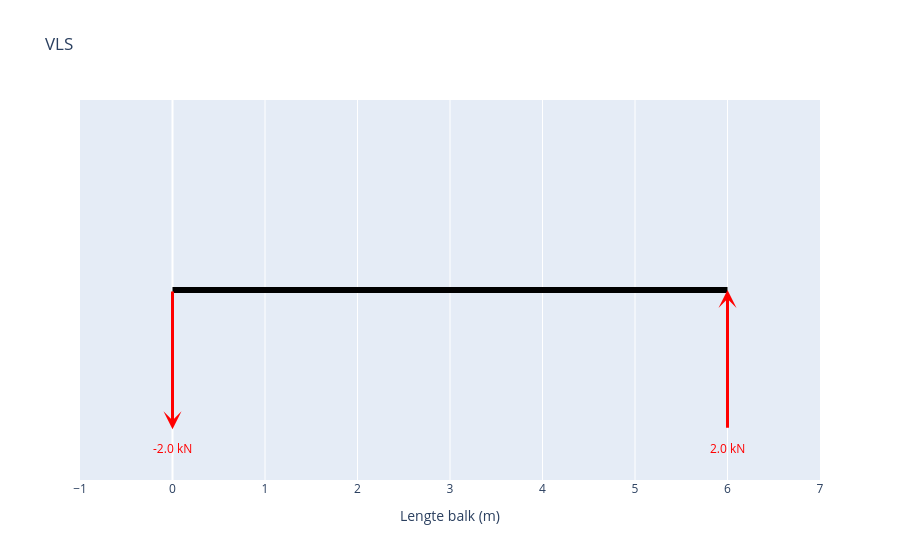

Write notebook code for a chart like this one.
### Markdown cell above
## Vrij-Lichaam-Schema

### Code cell
fig_vls = maak_vls_plotly()
fig_vls.show()

### Figure 1 — Plotly figure (JSON) as saved in the notebook; plotly's stock layout.template omitted (floating-point values rounded to 4 significant figures)
{"data": [{"hoverinfo": "skip", "line": {"color": "black", "width": 6}, "mode": "lines", "type": "scatter", "x": [0, 6], "y": [0, 0]}], "layout": {"annotations": [{"arrowcolor": "red", "arrowhead": 3, "arrowsize": 1, "arrowwidth": 3, "ax": 0, "axref": "x", "ay": 0, "ayref": "y", "showarrow": true, "text": "", "x": 0, "xref": "x", "y": -1.1, "yref": "y"}, {"font": {"color": "red"}, "showarrow": false, "text": "-2.0 kN", "x": 0, "y": -1.25}, {"arrowcolor": "red", "arrowhead": 3, "arrowsize": 1, "arrowwidth": 3, "ax": 6, "axref": "x", "ay": -1.1, "ayref": "y", "showarrow": true, "text": "", "x": 6, "xref": "x", "y": 0, "yref": "y"}, {"font": {"color": "red"}, "showarrow": false, "text": "2.0 kN", "x": 6, "y": -1.25}], "autosize": true, "showlegend": false, "title": {"text": "VLS"}, "xaxis": {"autorange": false, "dtick": 1, "range": [-1, 7], "title": {"text": "Lengte balk (m)"}, "type": "linear"}, "yaxis": {"autorange": false, "range": [-1.5, 1.5], "showgrid": false, "showticklabels": false, "title": {}, "type": "linear", "zeroline": false}}}
